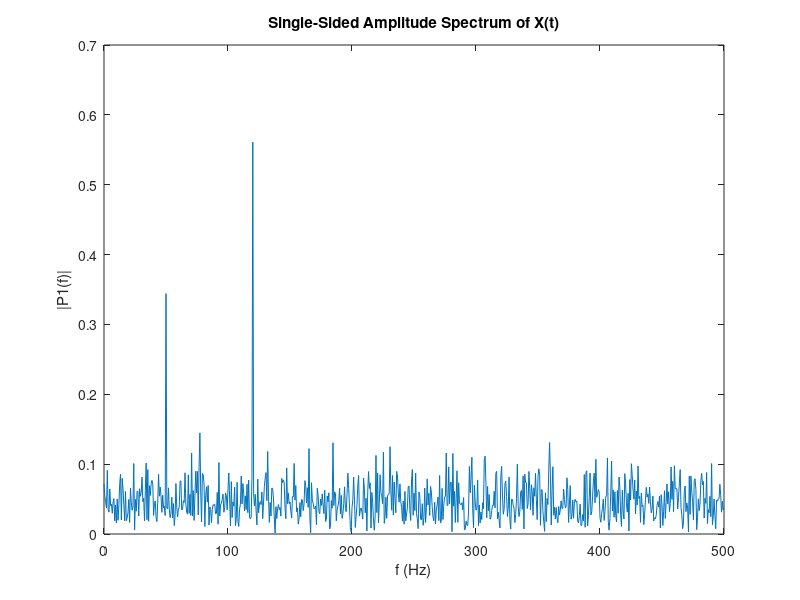
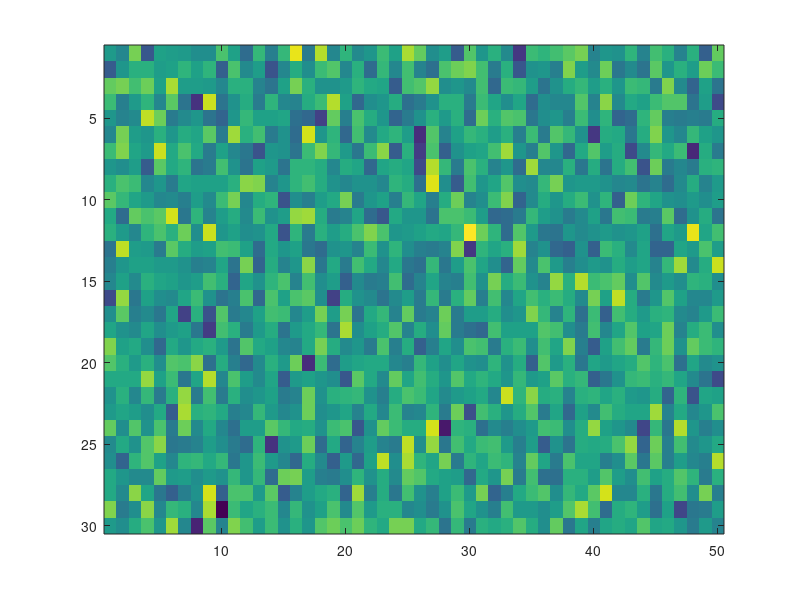
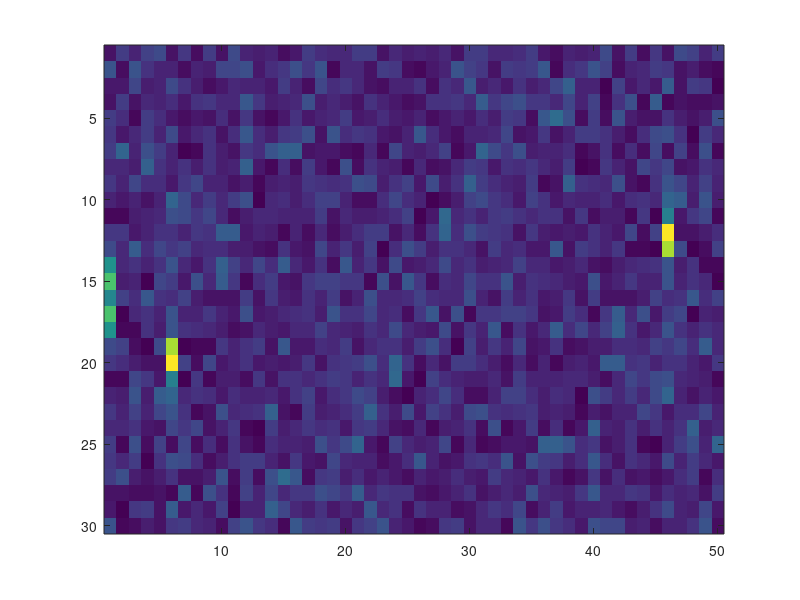

MATLAB code for these plots, in order:
%% Part 1 : 1D FFT

% Generate Noisy Signal

% Specify the parameters of a signal with a sampling frequency of 1 kHz 
% and a signal duration of 1.5 seconds.

Fs = 1000;            % Sampling frequency                    
T = 1/Fs;             % Sampling period       
L = 1500;             % Length of signal
t = (0:L-1)*T;        % Time vector

% Form a signal containing a 50 Hz sinusoid of amplitude 0.7 and a 120 Hz 
% sinusoid of amplitude 1.

S = 0.7*sin(2*pi*50*t) + sin(2*pi*120*t);

% Corrupt the signal with zero-mean white noise with a variance of 4
X = S + 2*randn(size(t));

% Plot the noisy signal in the time domain. It is difficult to identify
% the frequency components by looking at the signal X(t).

figure(1);

% left plot
plot(1000*t(1:50), X(1:50))
title('Signal corrupted with Zero-Mean Random Noise')
xlabel('t (milliseconds)')
ylabel('X(t)')

% Compute the Fourier Transform of the Signal.

Y = fft(X);

% Compute the 2 sided spectrum P2. Then compute the single-sided spectrum
% P1 based on P2 and the even-valued signal length L.

P2 = abs(Y/L);
P1 = P2(1:L/2+1);

% Define the frequency domain f and plot the single-sided amplitude 
% spectrum P1. The amplitudes are not exactly at 0.7 and 1, as expected,
% because of the added noise. On average, longer signals produce better 
% frequency approximations

f = Fs*(0:(L/2))/L;


plot(f,P1) 
title('Single-Sided Amplitude Spectrum of X(t)')
xlabel('f (Hz)')
ylabel('|P1(f)|')

%% Part 2 - 2D FFT

% Implement a second FFT along the second dimension to determine the 
% doppler frequency shift.

% First we need to generate a 2D signal
% Convert 1D signal X to 2D using reshape

% while reshaping a 1D signal to 2D we need to ensure that dimensions match
% length(X) = M*N

% let
M = length(X)/50;
N = length(X)/30;

X_2d = reshape(X, [M, N]);

figure(3);
imagesc(X_2d)


% TODO: Compute the 2-D Fourier transform of the data. 
Y_2d = fft2(X_2d);

% Shift the zero-frequency component to the center of the output and plot the resulting 
% matrix, which is the same size as X_2d.
Y_2d = fftshift(Y_2d);
Y_2d = abs(Y_2d);

% TODO: plot here
figure(4);
imagesc(Y_2d);



